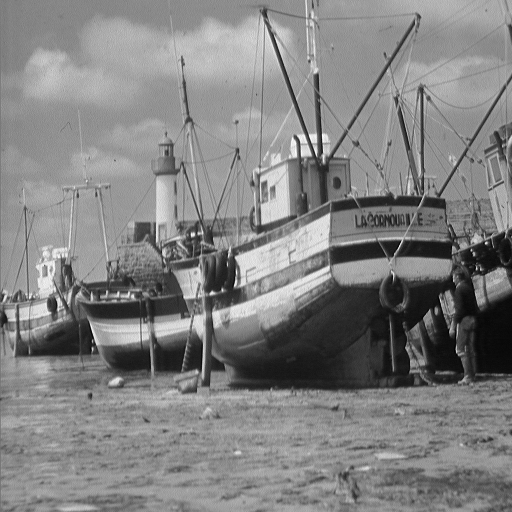
#> input picture nwaefulu6334-hw04/boat.512.tiff, 512 x 512 px
$ python imageProcessing.py
#> lines starting #> are read from the running program, lines starting #| are printed output that depends on the picture
# -*- coding: utf-8 -*-
"""
Deion Nwaefulu
CSE 3313
1001226334
"""

import numpy as np
import matplotlib.pyplot as plt
import matplotlib.image as img
from scipy import ndimage

h = np.array([0.1, 0.1, 0.1, 0.1, 0.1, 0.1, 0.1, 0.1, 0.1, 0.1])
c = np.array([-1, 1])

def lowpass(x, y, z):
    Low = np.empty((y,z))
    for line in x:
        result = np.convolve(h,line)
        Low = np.append(Low, [result], axis=0)

    plt.figure()
    plt.imshow(Low, cmap = "gray")
    return Low

def highpass(x, y, z):
    High = np.empty((y,z))
    for line in x:
        result = np.convolve(c,line)
        High = np.append(High, [result], axis=0)

    plt.figure()
    plt.imshow(High, cmap = "gray")
    return High

#Image of boat
boat = img.imread("boat.512.tiff")
#> boat is the input picture: shape (512, 512); min 0, max 255, mean 129.7
plt.imshow(boat, cmap = "gray")
plt.title("Boat")
lowpass(boat, 0, 521)
plt.title("Boat (Lowpass Filter)")
highpass(boat, 0, 513)
plt.title("Boat (Highpass Filter)")
plt.figure()

#Image of clock
clock = img.imread("clock-5.1.12.tiff")
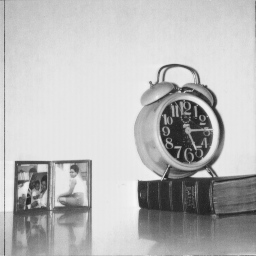
#> input picture nwaefulu6334-hw04/clock-5.1.12.tiff, 256 x 256 px
#> clock is the input picture: shape (256, 256); min 32, max 246, mean 186
plt.imshow(clock, cmap = "gray")
plt.title("Clock")
lowpass(clock, 0, 265)
plt.title("Clock (Lowpass filter)")
highpass(clock, 0, 257)
plt.title("Clock (Highpass filter)")
plt.figure()

#Image of man
man = img.imread("man-5.3.01.tiff")
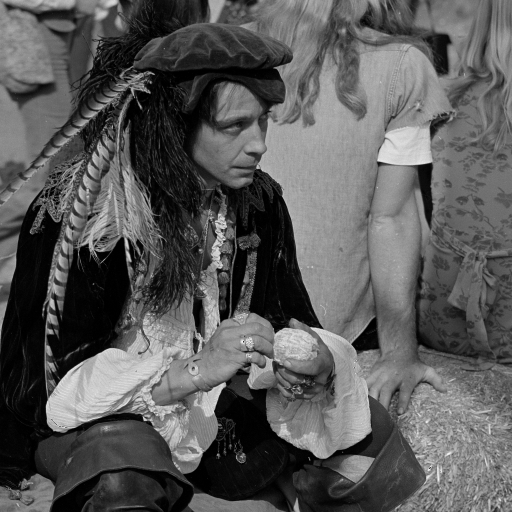
#> input picture nwaefulu6334-hw04/man-5.3.01.tiff, 1024 x 1024 px (shown at 1/2 size)
#> man is the input picture: shape (1024, 1024); min 0, max 255, mean 89
plt.imshow(man, cmap = "gray")
plt.title("Man")
lowpass(man, 0, 1033)
plt.title("Man (Lowpass filter)")
highpass(man, 0, 1025)
plt.title("Man (Highpass filter)")
plt.figure()

#Image of tank
tank = img.imread("tank-7.1.07.tiff")
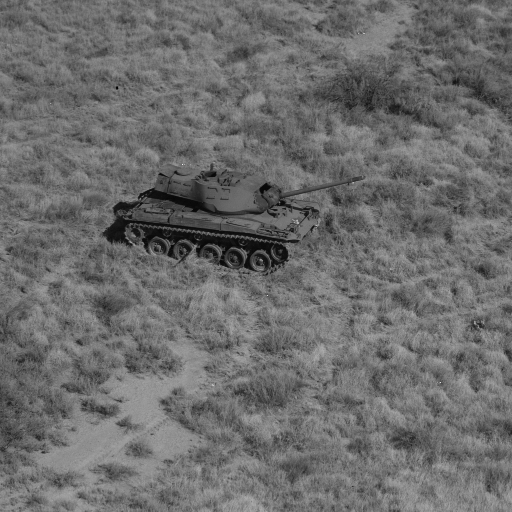
#> input picture nwaefulu6334-hw04/tank-7.1.07.tiff, 512 x 512 px
#> tank is the input picture: shape (512, 512); min 1, max 235, mean 108.2
plt.imshow(tank, cmap = "gray")
plt.title("Tank")
lowpass(tank, 0, 521)
plt.title("Tank (Lowpass filter)")
highpass(tank, 0, 513)
#> call 4 of highpass, with y = 0, z = 513
#> after the loop in highpass (call 4), `for line in x:`:
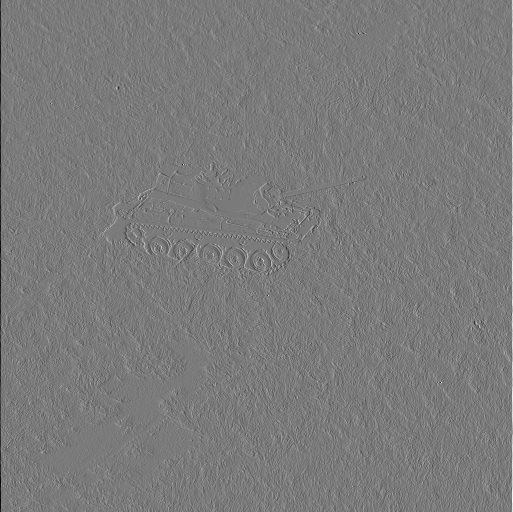
#> High: shape (512, 513) float64; min -150, max 161, mean 0; drawn with min black and max white
plt.title("Tank (Highpass filter)")
plt.figure()

# Image of Darin Brezeale
darinGrayNoise = img.imread("darinGrayNoise.jpg")
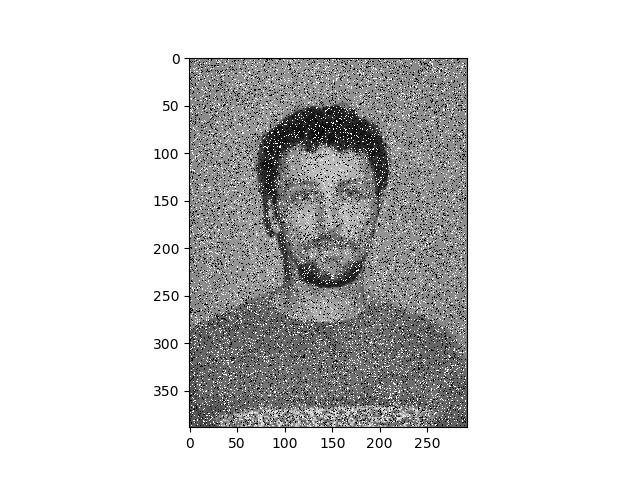
#> input picture nwaefulu6334-hw04/darinGrayNoise.jpg, 640 x 480 px
#> darinGrayNoise is the input picture: shape (480, 640); min 0, max 255, mean 209.7
plt.imshow(darinGrayNoise, cmap = "gray")
plt.title("Darin Brezeale")
lowpass(darinGrayNoise, 0, 649)
#> after the loop in lowpass (call 5), `for line in x:`:
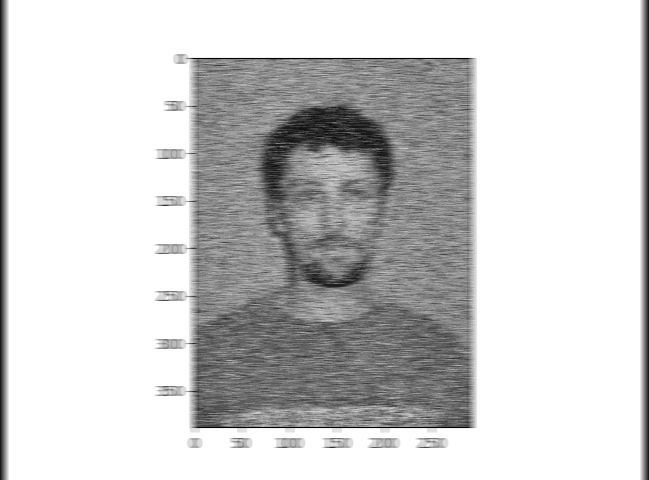
#> Low: shape (480, 649) float64; min 0.1, max 255, mean 206.8
plt.title("Darin Brezeale (Lowpass filter)")

# Use of Median
output = ndimage.median_filter(darinGrayNoise, 5)
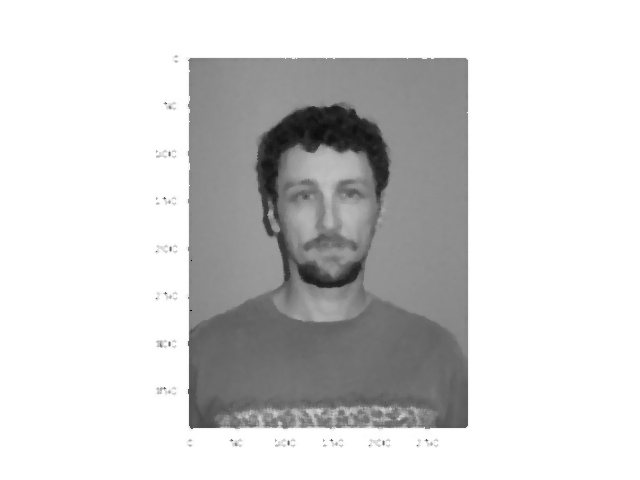
#> output: shape (480, 640); min 4, max 255, mean 211.1
plt.figure()
plt.imshow(output, cmap = "gray")
plt.title("Darin Brezeale (Median)")
plt.figure()

plt.show()
